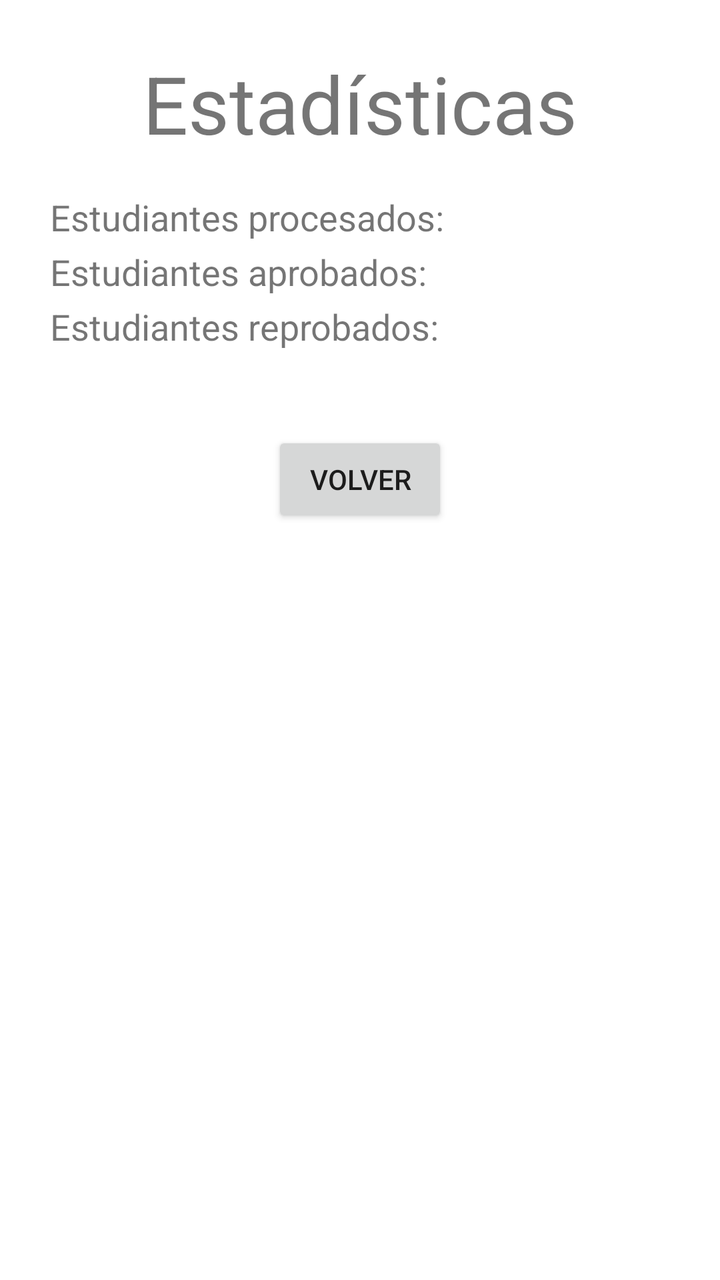
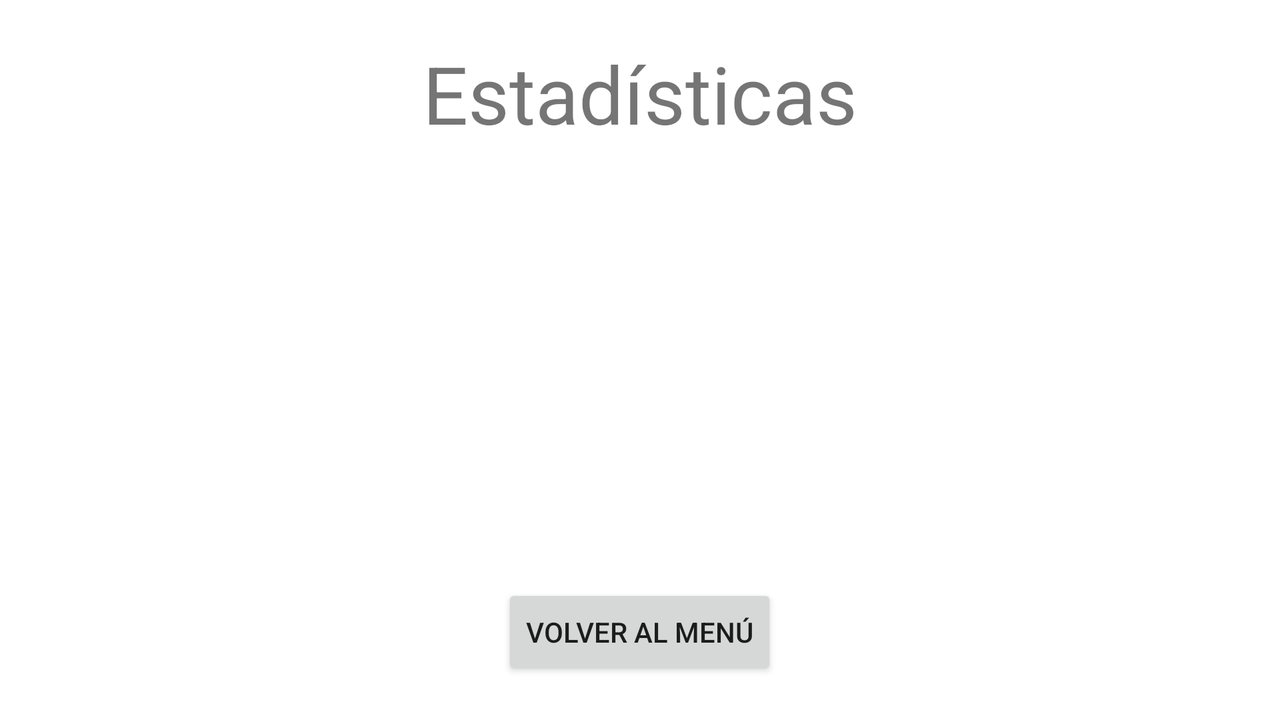

The same Android screen from two of the app's own layout files: first res/layout/ as a phone draws it, then the author's variant for another configuration, drawn on a device whose configuration selects that folder. Both files follow.
<!-- AndroidManifest.xml: application theme Theme.MisPequeñosSaltamontes -->
<!-- res/layout/activity_statistics.xml -->
<?xml version="1.0" encoding="utf-8"?>
<LinearLayout
    xmlns:android="http://schemas.android.com/apk/res/android"
    xmlns:tools="http://schemas.android.com/tools"
    android:layout_width="match_parent"
    android:layout_height="match_parent"
    android:orientation="vertical"
    tools:context=".activities.ActivityStatistics" >

    <ScrollView
        android:layout_width="match_parent"
        android:layout_height="match_parent" >

        <LinearLayout
            android:layout_width="match_parent"
            android:layout_height="wrap_content"
            android:layout_margin="25dp"
            android:orientation="vertical">


            <TextView
                android:id="@+id/textView3"
                android:layout_width="match_parent"
                android:layout_height="wrap_content"
                android:textSize="40dp"
                android:gravity="center"
                android:layout_marginBottom="18dp"
                android:text="Estadísticas" />

            <LinearLayout
                android:layout_width="match_parent"
                android:layout_height="match_parent"
                android:orientation="horizontal">

                <TextView
                    android:id="@+id/textView5"
                    android:layout_width="wrap_content"
                    android:layout_height="wrap_content"
                    android:textSize="18sp"
                    android:layout_marginBottom="3dp"
                    android:text="Estudiantes procesados: ">

                </TextView>

                <TextView
                    android:id="@+id/textViewProcesados"
                    android:layout_width="wrap_content"
                    android:textSize="18sp"
                    android:layout_marginBottom="3dp"
                    android:paddingLeft="3dp"
                    android:layout_height="wrap_content"
                    android:text="" />
            </LinearLayout>
            <LinearLayout
                android:layout_width="match_parent"
                android:layout_height="match_parent"
                android:orientation="horizontal">

                <TextView
                    android:id="@+id/textView6"
                    android:layout_width="wrap_content"
                    android:layout_height="wrap_content"
                    android:textSize="18sp"
                    android:layout_marginBottom="3dp"
                    android:text="Estudiantes aprobados: ">

                </TextView>

                <TextView
                    android:id="@+id/textViewGanan"
                    android:layout_width="wrap_content"
                    android:layout_height="wrap_content"
                    android:textSize="18sp"
                    android:paddingLeft="3dp" />
            </LinearLayout>
            <LinearLayout
                android:layout_width="match_parent"
                android:layout_height="match_parent"
                android:orientation="horizontal">

                <TextView
                    android:id="@+id/textView7"
                    android:layout_width="wrap_content"
                    android:layout_height="wrap_content"
                    android:textSize="18sp"
                    android:layout_marginBottom="3dp"
                    android:text="Estudiantes reprobados: ">

                </TextView>

                <TextView
                    android:id="@+id/textViewPierden"
                    android:layout_width="wrap_content"
                    android:layout_height="wrap_content"
                    android:textSize="18sp"
                    android:paddingLeft="3dp"
                    android:text="" />
            </LinearLayout>
            <LinearLayout
                android:layout_width="match_parent"
                android:layout_height="match_parent"
                android:orientation="horizontal">

                <TextView
                    android:id="@+id/textViewRecuperar"
                    android:layout_width="match_parent"
                    android:layout_height="wrap_content"
                    android:textSize="18sp"
                    android:layout_marginTop="10dp"
                    android:layout_marginBottom="3dp" >

                </TextView>
            </LinearLayout>

            <LinearLayout
                android:layout_width="match_parent"
                android:layout_height="match_parent"
                android:orientation="vertical"
                android:layout_marginBottom="20dp">

                <Button
                    android:id="@+id/btnSalirEstadisticas"
                    android:layout_width="wrap_content"
                    android:layout_height="wrap_content"
                    android:text="Volver"
                    android:layout_gravity="center"/>

            </LinearLayout>

        </LinearLayout>
    </ScrollView>

</LinearLayout>
<!-- resources referenced by this layout -->
<resources>
  <style name="Theme.MisPequeñosSaltamontes" parent="Theme.MaterialComponents.DayNight.DarkActionBar">
          
          <item name="colorPrimary">@color/purple_500</item>
          <item name="colorPrimaryVariant">@color/purple_700</item>
          <item name="colorOnPrimary">@color/white</item>
          
          <item name="colorSecondary">@color/teal_200</item>
          <item name="colorSecondaryVariant">@color/teal_700</item>
          <item name="colorOnSecondary">@color/black</item>
          
          <item name="android:statusBarColor" tools:targetApi="l">?attr/colorPrimaryVariant</item>
          
      </style>
</resources>
<!-- res/layout-land/activity_statistics.xml (the author's variant of the layout above) -->
<!-- drawn on the phone turned sideways -->
<?xml version="1.0" encoding="utf-8"?>
<LinearLayout
    xmlns:android="http://schemas.android.com/apk/res/android"
    xmlns:tools="http://schemas.android.com/tools"
    android:layout_width="match_parent"
    android:layout_height="match_parent"
    android:orientation="vertical"
    tools:context=".activities.ActivityStatistics">

    <LinearLayout
        android:layout_width="match_parent"
        android:layout_height="wrap_content"
        android:orientation="vertical" >

        <TextView
            android:id="@+id/txtEstMat"
            android:layout_width="match_parent"
            android:layout_height="wrap_content"
            android:text="Estadísticas"
            android:layout_marginTop="20dp"
            android:textSize="40dp"
            android:textAlignment="center"/>

    </LinearLayout>



    <LinearLayout
        android:layout_width="match_parent"
        android:layout_height="match_parent"
        android:orientation="vertical"
        android:gravity="bottom"
        android:layout_marginBottom="20dp">

        <Button
        android:id="@+id/btnSalirEstadisticas"
        android:layout_width="wrap_content"
        android:layout_height="wrap_content"
        android:text="Volver al Menú"
        android:layout_gravity="center"/>

    </LinearLayout>

</LinearLayout>
